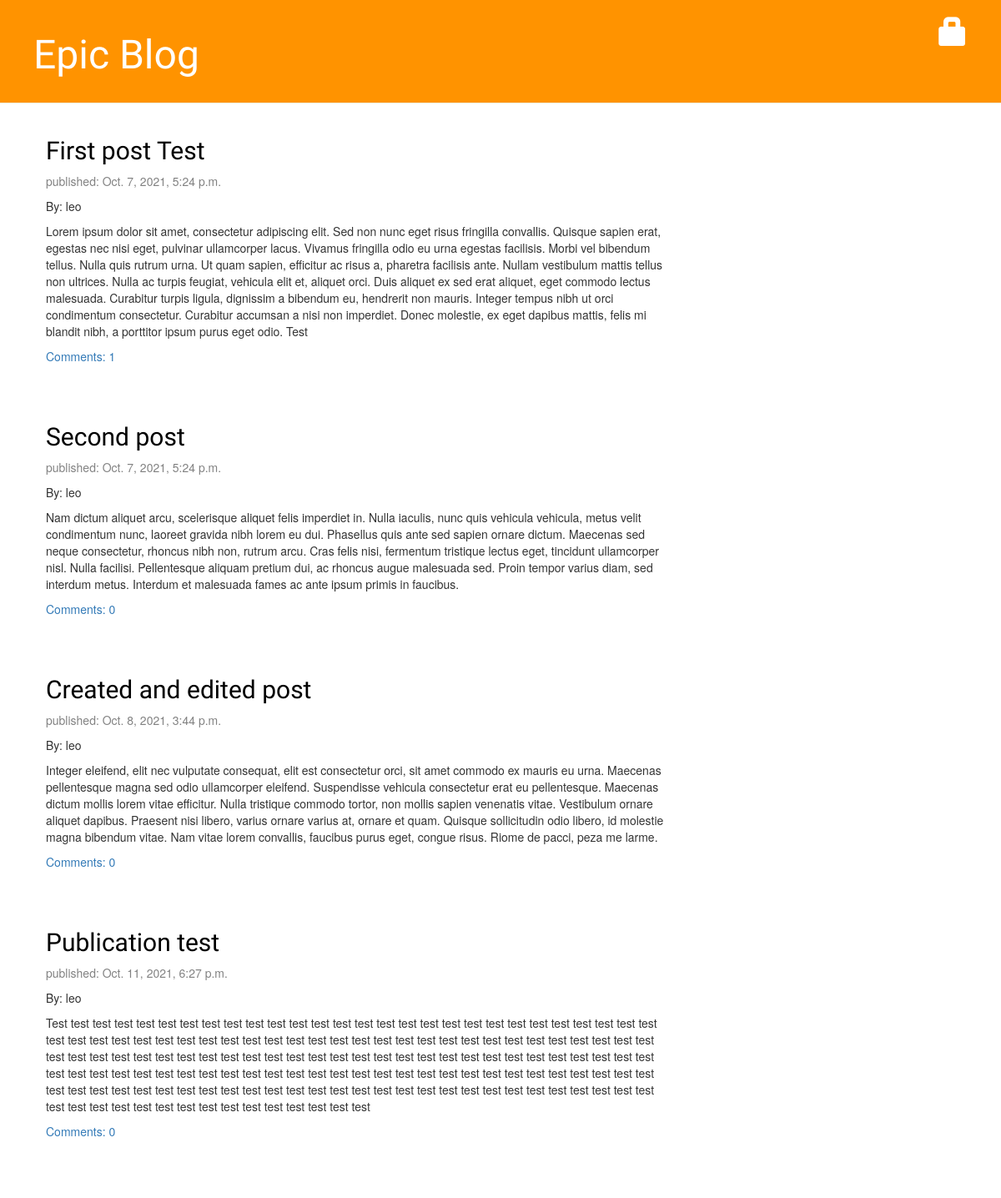
The page / on the database its author committed.
### post/models.py (models this page shows, shortened)
class Post(models.Model):
    title = models.CharField(max_length=150)
    author = models.ForeignKey('auth.User' , on_delete = models.CASCADE)
    text = models.TextField()
    created_date = models.DateTimeField(default = timezone.now)
    published_date = models.DateTimeField(blank=True , null=True)
    def approved_comments(self):
        return self.comments.filter(approved=True)

### post/views.py (the view)
# urls.py: path('' , views.post_list , name='post_list'),
def post_list(request):
    posts = Post.objects.filter(published_date__lte=timezone.now()).order_by('published_date')
    return render(request , 'post/post_list_index.html' , {'posts':posts})

### post/templates/post/post_list_index.html
{% extends 'post/base.html' %}
{% block content %}
    {%for post in posts%}
    <div class="post">
        <h2><a href="{% url 'post_details' pk=post.pk %}">{{ post.title }}</a></h2>
        <div class="date">
            <p>published: {{ post.published_date }}</p>
        </div>
        <p>By: {{post.author}}</p>
        <p>{{post.text|linebreaksbr}}</p>
        <a href="{% url 'post_details' pk=post.pk %}">Comments: {{ post.approved_comments.count }}</a>
    </div>
    {%endfor%}
{% endblock %}

### post/static/css/post_list.css (style rules this page uses)
h1, h2, h3, h4 { font-family: 'Lobster', cursive; }
.date { color: #828282; }
.post { margin-bottom: 70px; }
.post h2 a, .post h2 a:visited { color: #000000; }

### rows shown on the page
Post: title "First post Test", published_date "Oct. 7, 2021, 5:24 p.m.", author "leo", text "Lorem ipsum dolor sit amet, consectetur adipiscing elit. Sed non nunc eget risus fringilla convallis. Quisque sapien erat, egestas nec nisi eget, pulvinar ullamcorper lacus. Vivamus fringilla odio eu urna egestas facilisis. Morbi vel bibendum tellus. Nulla quis rutrum urna. Ut quam sapien, efficitur ac risus a, pharetra facilisis ante. Nullam vestibulum mattis tellus non ultrices. Nulla ac turpis feugiat, vehicula elit et, aliquet orci. Duis aliquet ex sed erat aliquet, eget commodo lectus malesuada. Curabitur turpis ligula, dignissim a bibendum eu, hendrerit non mauris. Integer tempus nibh ut orci condimentum consectetur. Curabitur accumsan a nisi non imperdiet. Donec molestie, ex eget…", approved_comments.count "1"
Post: title "Second post", published_date "Oct. 7, 2021, 5:24 p.m.", author "leo", text "Nam dictum aliquet arcu, scelerisque aliquet felis imperdiet in. Nulla iaculis, nunc quis vehicula vehicula, metus velit condimentum nunc, laoreet gravida nibh lorem eu dui. Phasellus quis ante sed sapien ornare dictum. Maecenas sed neque consectetur, rhoncus nibh non, rutrum arcu. Cras felis nisi, fermentum tristique lectus eget, tincidunt ullamcorper nisl. Nulla facilisi. Pellentesque aliquam pretium dui, ac rhoncus augue malesuada sed. Proin tempor varius diam, sed interdum metus. Interdum et malesuada fames ac ante ipsum primis in faucibus.", approved_comments.count "0"
Post: title "Created and edited post", published_date "Oct. 8, 2021, 3:44 p.m.", author "leo", text "Integer eleifend, elit nec vulputate consequat, elit est consectetur orci, sit amet commodo ex mauris eu urna. Maecenas pellentesque magna sed odio ullamcorper eleifend. Suspendisse vehicula consectetur erat eu pellentesque. Maecenas dictum mollis lorem vitae efficitur. Nulla tristique commodo tortor, non mollis sapien venenatis vitae. Vestibulum ornare aliquet dapibus. Praesent nisi libero, varius ornare varius at, ornare et quam. Quisque sollicitudin odio libero, id molestie magna bibendum vitae. Nam vitae lorem convallis, faucibus purus eget, congue risus. Riome de pacci, peza me larme.", approved_comments.count "0"
Post: title "Publication test", published_date "Oct. 11, 2021, 6:27 p.m.", author "leo", text "Test test test test test test test test test test test test test test test test test test test test test test test test test test test test test test test test test test test test test test test test test test test test test test test test test test test test test test test test test test test test test test test test test test test test test test test test test test test test test test test test test test test test test test test test test test test test test test test test test test test test test test test test test test test test test test test test test test test test test test test test test test test test test test test test test test test test test test test test test test test test…", approved_comments.count "0"
